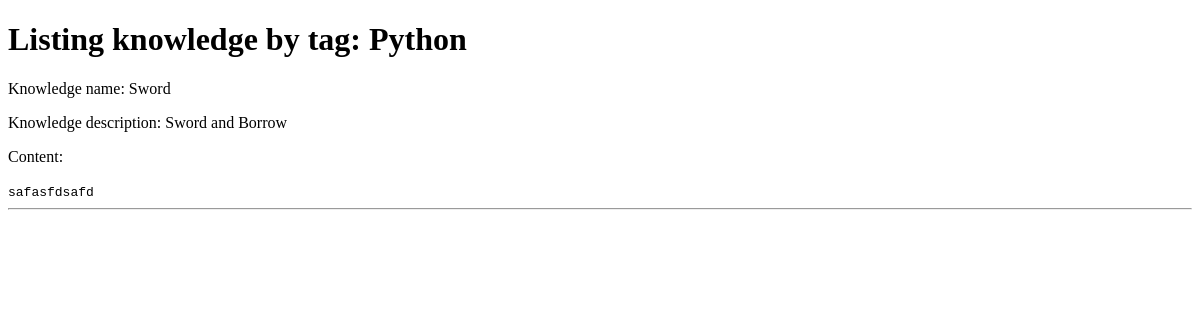
Page /knowledge/by_tag/Python on the earlier database version.
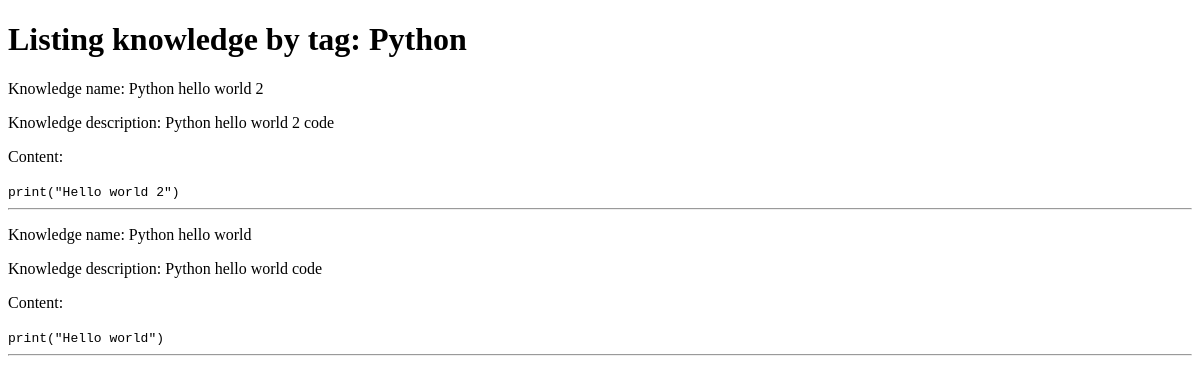
Same page on the later database version.
### knowledgebase/models.py (models this page shows, shortened)
class Tag(models.Model):
    name = models.CharField(max_length=128)

class Knowledge(models.Model):
    name = models.CharField(max_length=255)
    description = models.CharField(max_length=255)
    content = models.TextField()
    tags = models.ManyToManyField(Tag, blank=True)

### knowledgebase/views.py (the view)
# urls.py: path('knowledge/by_tag/<str:name>', views.KnowledgeByTagView.as_view(), name='knowledge-by-tag'),
class KnowledgeByTagView(ListView):
    model = Knowledge
    template_name = 'knowledgebase/knowledge_by_tag.html'
    def get_queryset(self):
        qs = super().get_queryset()
        return qs.filter(tags__name=self.kwargs['name'])
    def get_context_data(self, **kwargs):
        context = super(KnowledgeByTagView, self).get_context_data()
        context['current_tag_pk'] = Tag.objects.filter(name=self.kwargs['name']).first().pk
        return context

### knowledgebase/templates/knowledgebase/knowledge_by_tag.html (shortened to what this page needs)
<!DOCTYPE html>
<html lang="en">
<head>
</head>
<body>
    <h1>Listing knowledge by tag: {{ view.kwargs.name }}</h1>
    {% for object in object_list %}
        <p>Knowledge name: {{ object.name }}</p>
        <p>Knowledge description: {{ object.description }}</p>
        <p>Content:</p>
        <code>
            {{ object.content }}
        </code>
        <hr>
    {% empty %}
        <p>No knowledge to display!</p>
    {% endfor %}
</body>
</html>

Differences in the rows shown:
no longer on this page (row unchanged): Knowledge: name "Sword", description "Sword and Borrow", content "safasfdsafd"
added Knowledge: name "Python hello world 2", description "Python hello world 2 code", content "print(\"Hello world 2\")"
added Knowledge: name "Python hello world", description "Python hello world code", content "print(\"Hello world\")"
